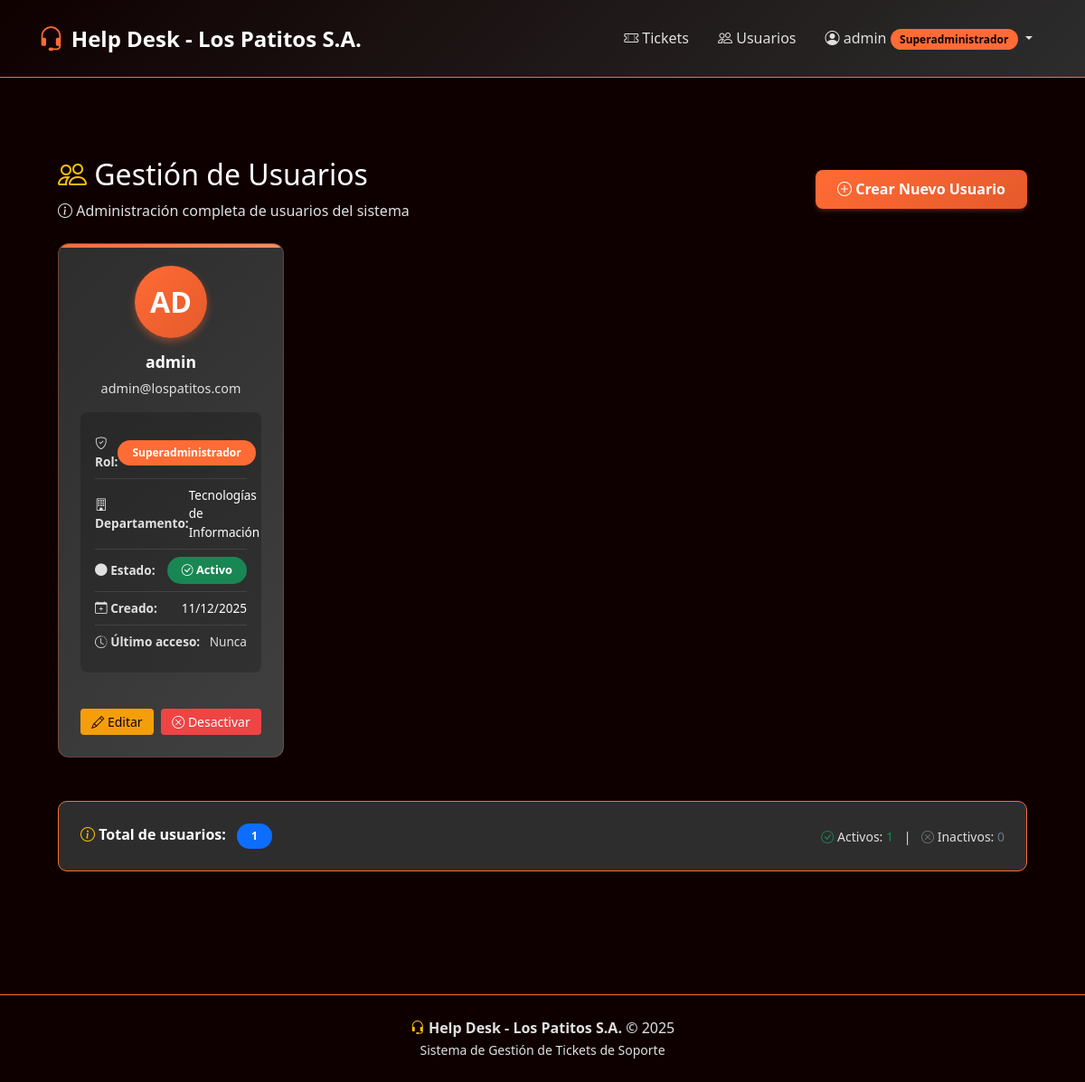
The page /users (signed in) on the database its author committed.
### tables this page shows
CREATE TABLE usuarios (
    id INT AUTO_INCREMENT PRIMARY KEY,
    username VARCHAR(50) NOT NULL UNIQUE,
    password VARCHAR(255) NOT NULL,
    rol_id INT NOT NULL,
    email VARCHAR(100) NULL,
    departamento_id INT NULL,
    activo BOOLEAN DEFAULT TRUE,
    fecha_creacion TIMESTAMP DEFAULT CURRENT_TIMESTAMP,
    fecha_actualizacion TIMESTAMP DEFAULT CURRENT_TIMESTAMP ON UPDATE CURRENT_TIMESTAMP,
    ultimo_acceso TIMESTAMP NULL,
    FOREIGN KEY (rol_id) REFERENCES roles(id),
    FOREIGN KEY (departamento_id) REFERENCES departamentos(id) ON DELETE SET NULL
);

CREATE TABLE roles (
    id INT AUTO_INCREMENT PRIMARY KEY,
    nombre VARCHAR(50) NOT NULL UNIQUE,
    descripcion TEXT NULL,
    nivel_acceso INT NOT NULL,
    activo BOOLEAN DEFAULT TRUE,
    fecha_creacion TIMESTAMP DEFAULT CURRENT_TIMESTAMP
);

CREATE TABLE departamentos (
    id INT AUTO_INCREMENT PRIMARY KEY,
    nombre VARCHAR(100) NOT NULL UNIQUE,
    descripcion TEXT NULL,
    activo BOOLEAN DEFAULT TRUE,
    fecha_creacion TIMESTAMP DEFAULT CURRENT_TIMESTAMP
);

### app/Core/View.php (called while the page is built, shortened)
<?php
class View
{
    public static function render($name, $data = [])
    {
        extract($data);
        return require __DIR__ . "/../Views/{$name}.view.php";
    }
}

### app/Core/Controller.php (called while the page is built, shortened)
<?php
class Controller
{
    protected function view($name, $data = [])
    {
        return View::render($name, $data);
    }
}

### app/Controllers/usuarioController.php (called while the page is built, shortened)
<?php
class UsuarioController extends Controller
{
    public function index()
    {
        $users = User::all();
        return $this->view('users/index', ['users' => $users]);
    }
}

### public/index.php (called while the page is built, shortened)
<?php
require __DIR__ . '/../app/Core/Router.php';
require __DIR__ . '/../app/Core/Controller.php';
require __DIR__ . '/../app/Core/Model.php';
require __DIR__ . '/../app/Core/View.php';
$router = new Router();
$router->add('GET', '/', 'HomeController@index');
$router->add('GET', '/login', 'AuthController@login');
$router->add('POST', '/login', 'AuthController@authenticate');
$router->add('GET', '/logout', 'AuthController@logout');
$router->add('GET', '/users', 'UsuarioController@index');
$router->add('GET', '/users/create', 'UsuarioController@create');
$router->add('POST', '/users/store', 'UsuarioController@store');
$router->add('GET', '/users/edit/{id}', 'UsuarioController@edit');
$router->add('POST', '/users/update/{id}', 'UsuarioController@update');
$router->add('GET', '/users/deactivate/{id}', 'UsuarioController@deactivate');
$router->add('GET', '/users/activate/{id}', 'UsuarioController@activate');
$router->add('GET', '/tickets', 'TicketController@index');
$router->add('GET', '/tickets/create', 'TicketController@create');
$router->add('POST', '/tickets/store', 'TicketController@store');
$router->add('GET', '/tickets/{id}', 'TicketController@show');
$router->add('POST', '/tickets/{id}/assign', 'TicketController@assign');
$router->add('POST', '/tickets/{id}/update-status', 'TicketController@updateStatus');
$router->add('POST', '/tickets/{id}/add-entry', 'TicketController@addEntry');
$router->add('POST', '/tickets/{id}/accept-solution', 'TicketController@acceptSolution');
$router->add('POST', '/tickets/{id}/reject-solution', 'TicketController@rejectSolution');
try {
    $uri = parse_url($_SERVER['REQUEST_URI'], PHP_URL_PATH);
    $method = $_SERVER['REQUEST_METHOD'];
    $router->dispatch($uri, $method);
} catch (Exception $e) {
    echo "Error: " . $e->getMessage();
}

### app/Core/Model.php (called while the page is built, shortened)
<?php
class Model
{
    protected static $pdo;
    public static function connection()
    {
        if (!isset(self::$pdo)) {
            $config = require __DIR__ . '/../../config/database.php';
            try {
                self::$pdo = new PDO(
                    "mysql:host={$config['host']};dbname={$config['dbname']};charset={$config['charset']}",
                    $config['username'],
                    $config['password']
                );
                self::$pdo->setAttribute(PDO::ATTR_ERRMODE, PDO::ERRMODE_EXCEPTION);
            } catch (\PDOException $e) {
                die('Could not connect to the database: ' . $e->getMessage());
            }
        }
        return self::$pdo;
    }
}

### app/Models/User.php (called while the page is built, shortened)
<?php
class User extends Model
{
    public static function all()
    {
        $statement = self::connection()->prepare("
            SELECT u.id, u.username, u.email, u.departamento_id,
                   u.activo, u.fecha_creacion, u.ultimo_acceso,
                   r.nombre as rol, r.id as rol_id,
                   d.nombre as departamento
            FROM usuarios u
            INNER JOIN roles r ON u.rol_id = r.id
            LEFT JOIN departamentos d ON u.departamento_id = d.id
            ORDER BY u.username
        ");
        $statement->execute();
        return $statement->fetchAll(PDO::FETCH_OBJ);
    }
}

### app/Views/users/index.view.php (the view, shortened to what this page needs)
<?php require __DIR__ . '/../layouts/header.php'; ?>
<div class="container-fluid">
    <div class="row mb-4">
        <div class="col-md-12">
            <div class="d-flex justify-content-between align-items-center">
                <div>
                    <h2 class="mb-2">
                        <i class="bi bi-people text-warning"></i>
                        Gestión de Usuarios
                    </h2>
                    <p class="text-muted mb-0">
                        <i class="bi bi-info-circle"></i>
                        Administración completa de usuarios del sistema
                    </p>
                </div>
                <a href="/users/create" class="btn btn-primary">
                    <i class="bi bi-plus-circle"></i> Crear Nuevo Usuario
                </a>
            </div>
        </div>
    </div>
    <?php if (empty($users)): ?>
        <div class="empty-state">
            <i class="bi bi-people"></i>
            <h3>No hay usuarios</h3>
            <p>Aún no se han creado usuarios en el sistema.</p>
            <a href="/users/create" class="btn btn-primary mt-3">
                <i class="bi bi-plus-circle"></i> Crear Primer Usuario
            </a>
        </div>
    <?php else: ?>
        <div class="row">
            <?php foreach ($users as $user): ?>
                <div class="col-md-6 col-lg-4 col-xl-3 mb-4">
                    <div class="card user-card-admin">
                        <div class="card-body d-flex flex-column">
                            <div class="user-avatar">
                                <?= strtoupper(substr($user->username, 0, 2)) ?>
                            </div>
                            <h6 class="user-card-name">
                                <?= htmlspecialchars($user->username) ?>
                            </h6>
                            <p class="user-card-email">
                                <?= htmlspecialchars($user->email ?? 'Sin email') ?>
                            </p>
                            <div class="user-info-grid">
                                <div class="user-info-row">
                                    <span class="user-info-label">
                                        <i class="bi bi-shield-check"></i> Rol:
                                    </span>
                                    <span class="badge badge-orange">
                                        <?= htmlspecialchars($user->rol) ?>
                                    </span>
                                </div>
                                <div class="user-info-row">
                                    <span class="user-info-label">
                                        <i class="bi bi-building"></i> Departamento:
                                    </span>
                                    <span class="user-info-value">
                                        <?= htmlspecialchars($user->departamento ?? 'N/A') ?>
                                    </span>
                                </div>
                                <div class="user-info-row">
                                    <span class="user-info-label">
                                        <i class="bi bi-circle-fill"></i> Estado:
                                    </span>
                                    <?php if ($user->activo): ?>
                                        <span class="badge bg-success user-status-badge">
                                            <i class="bi bi-check-circle"></i> Activo
                                        </span>
                                    <?php else: ?>
                                        <span class="badge bg-secondary user-status-badge">
                                            <i class="bi bi-x-circle"></i> Inactivo
                                        </span>
                                    <?php endif; ?>
                                </div>
                                <div class="user-info-row">
                                    <span class="user-info-label">
                                        <i class="bi bi-calendar-plus"></i> Creado:
                                    </span>
                                    <span class="user-info-value">
                                        <?= date('d/m/Y', strtotime($user->fecha_creacion)) ?>
                                    </span>
                                </div>
                                <div class="user-info-row">
                                    <span class="user-info-label">
                                        <i class="bi bi-clock-history"></i> Último acceso:
                                    </span>
                                    <span class="user-info-value">
                                        <?php if ($user->ultimo_acceso): ?>
                                            <?= date('d/m/Y H:i', strtotime($user->ultimo_acceso)) ?>
                                        <?php else: ?>
                                            <span class="text-muted">Nunca</span>
                                        <?php endif; ?>
                                    </span>
                                </div>
                            </div>
                            <div class="user-actions mt-auto">
                                <a href="/users/edit/<?= $user->id ?>"
                                   class="btn btn-warning btn-sm flex-fill"
                                   title="Editar usuario">
                                    <i class="bi bi-pencil"></i> Editar
                                </a>
                                <?php if ($user->activo): ?>
                                    <a href="/users/deactivate/<?= $user->id ?>"
                                       class="btn btn-danger btn-sm flex-fill"
                                       title="Desactivar usuario"
                                       onclick="return confirm('¿Está seguro de desactivar este usuario?')">
                                        <i class="bi bi-x-circle"></i> Desactivar
                                    </a>
                                <?php endif; ?>
                            </div>
                        </div>
                    </div>
                </div>
            <?php endforeach; ?>
        </div>
        <div class="card border-orange mt-4">
            <div class="card-body">
                <div class="d-flex justify-content-between align-items-center flex-wrap">
                    <div class="mb-2 mb-md-0">
                        <i class="bi bi-info-circle text-warning"></i>
                        <strong>Total de usuarios:</strong>
                        <span class="badge bg-primary ms-2"><?= count($users) ?></span>
                    </div>
                    <div class="text-muted small">
                        <i class="bi bi-check-circle text-success"></i> Activos:
                        <span class="text-success">
                            <?= count(array_filter($users, fn($u) => $u->activo)) ?>
                        </span>
                        <span class="mx-2">|</span>
                        <i class="bi bi-x-circle text-secondary"></i> Inactivos:
                        <span class="text-secondary">
                            <?= count(array_filter($users, fn($u) => !$u->activo)) ?>
                        </span>
                    </div>
                </div>
            </div>
        </div>
    <?php endif; ?>
</div>
<?php require __DIR__ . '/../layouts/footer.php'; ?>

### app/Core/Router.php (shortened to what this page needs)
<?php
class Router
{
    protected $routes = [];
    public function add($method, $uri, $controller)
    {
        $this->routes[] = [
            'method' => $method,
            'uri' => $uri,
            'controller' => $controller
        ];
    }
    public function dispatch($uri, $method)
    {
        foreach ($this->routes as $route) {
            $pattern = preg_replace('/\{([a-zA-Z0-9_]+)\}/', '([^/]+)', $route['uri']);
            $pattern = "#^" . $pattern . "$#";
            if (preg_match($pattern, $uri, $matches) && $route['method'] === strtoupper($method)) {
                array_shift($matches);
                $this->callAction(
                    ...explode('@', $route['controller']),
                    params: $matches
                );
                return;
            }
        }
        throw new \Exception('No route found for this URI.');
    }
    protected function callAction($controller, $action, $params = [])
    {
        $controller = new $controller;
        return call_user_func_array([$controller, $action], $params);
    }
}

### rows shown on the page
usuarios: username "AD", username "admin", email "admin@lospatitos.com", rol.nombre "Superadministrador", departamento.nombre "Tecnologías de Información", shows "Activo", fecha_creacion "11/12/2025", shows "Nunca", activo "1", activo "0"

### other values the page prints
count($users) "1"
